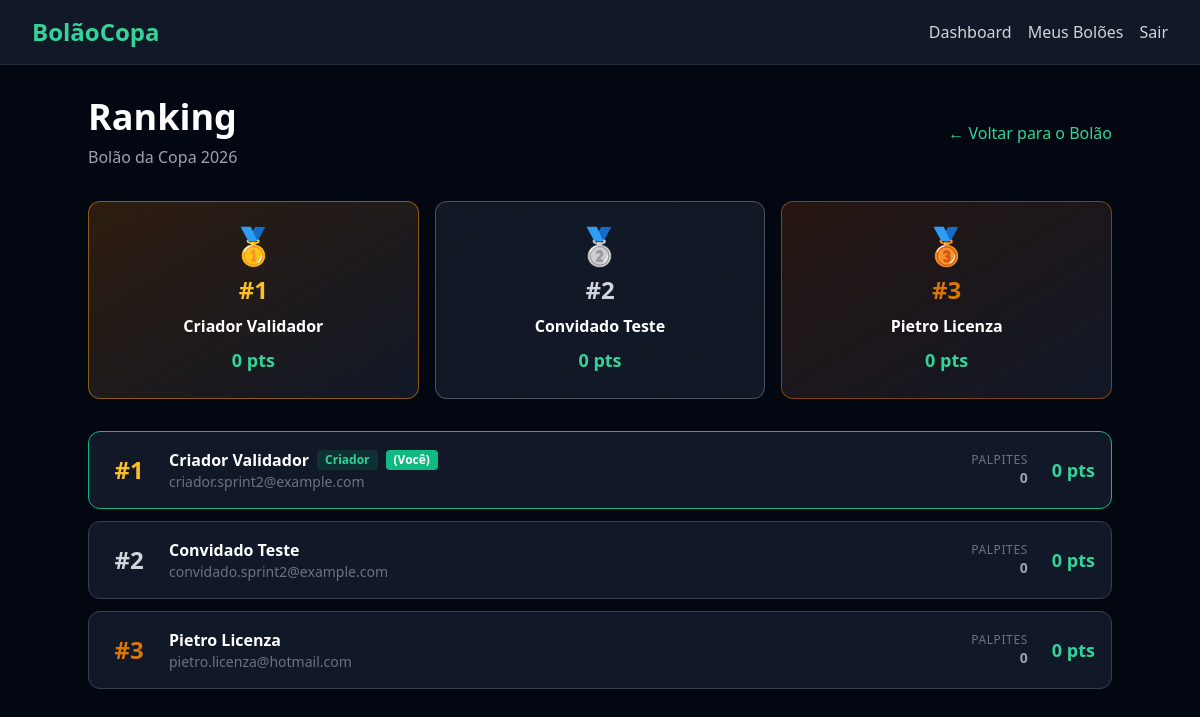
Screenshot of /pools/4/ranking/ (signed in) with the database file from the repository.
### pools/models.py (models this page shows, shortened)
class Pool(models.Model):
    name = models.CharField(max_length=100)
    description = models.TextField(blank=True)
    invite_token = models.UUIDField(default=uuid.uuid4, unique=True)
    created_by = models.ForeignKey(
        settings.AUTH_USER_MODEL,
        on_delete=models.CASCADE,
        related_name='created_pools',
    )
    created_at = models.DateTimeField(auto_now_add=True)
    updated_at = models.DateTimeField(auto_now=True)

### users/models.py (models this page shows, shortened)
class CustomUser(AbstractUser):
    email = models.EmailField(unique=True)
    created_at = models.DateTimeField(auto_now_add=True)
    updated_at = models.DateTimeField(auto_now=True)
    username = None
    USERNAME_FIELD = 'email'
    REQUIRED_FIELDS = []
    objects = CustomUserManager()

### rankings/views.py (the view)
class PoolRankingListView(LoginRequiredMixin, ListView):
    template_name = 'rankings/pool_ranking.html'
    context_object_name = 'ranking_items'
    def dispatch(self, request, *args, **kwargs):
        self.pool = get_object_or_404(Pool, pk=kwargs['pool_id'])
        if not PoolMember.objects.filter(
            pool=self.pool,
            user=request.user,
        ).exists():
            messages.error(request, 'Voce precisa ser membro deste bolao.')
            return redirect(reverse('pool_detail', kwargs={'pk': self.pool.pk}))
        return super().dispatch(request, *args, **kwargs)
    def get_queryset(self):
        members = PoolMember.objects.filter(
            pool=self.pool,
        ).select_related('user').annotate(
            total_points=Sum(
                'user__predictions__points',
                filter=Q(user__predictions__pool=self.pool),
            ),
            predictions_count=Count(
                'user__predictions',
                filter=Q(user__predictions__pool=self.pool),
            ),
        ).order_by('-total_points', 'joined_at')
        return members
    def get_context_data(self, **kwargs):
        context = super().get_context_data(**kwargs)
        items = []
        for index, m in enumerate(context['ranking_items'], start=1):
            items.append({
                'position': index,
                'name': m.user.get_full_name() or m.user.email,
                'email': m.user.email,
                'is_creator': m.user == self.pool.created_by,
                'is_current_user': m.user == self.request.user,
                'total_points': m.total_points or 0,
                'predictions_count': m.predictions_count or 0,
            })
        context['ranking_items'] = items
        context['pool'] = self.pool
        return context

### templates/rankings/pool_ranking.html (shortened to what this page needs)
{% extends 'base.html' %}
{% block content %}
<div class='max-w-5xl mx-auto'>
    <div class='flex items-center justify-between mb-8'>
        <div>
            <h1 class='text-3xl md:text-4xl font-bold text-white'>Ranking</h1>
            <p class='text-gray-400 mt-2'>{{ pool.name }}</p>
        </div>
        <a href='{% url "pool_detail" pk=pool.pk %}' class='text-emerald-400 hover:text-emerald-300 transition-colors duration-200'>
            &larr; Voltar para o Bolão
        </a>
    </div>
    {% if ranking_items %}
        {% if ranking_items|length >= 3 %}
            <div class='grid grid-cols-1 md:grid-cols-3 gap-4 mb-8'>
                {% if ranking_items.0 %}
                    <div class='bg-gradient-to-br from-amber-600/20 to-gray-900 border border-amber-500/50 rounded-xl p-6 text-center'>
                        <span class='text-4xl'>🥇</span>
                        <p class='text-amber-400 font-bold text-2xl mt-2'>#1</p>
                        <p class='text-white font-semibold mt-2'>{{ ranking_items.0.name }}</p>
                        <p class='text-emerald-400 font-bold text-lg mt-2'>{{ ranking_items.0.total_points }} pts</p>
                    </div>
                {% endif %}
                {% if ranking_items.1 %}
                    <div class='bg-gradient-to-br from-gray-700/30 to-gray-900 border border-gray-300/30 rounded-xl p-6 text-center'>
                        <span class='text-4xl'>🥈</span>
                        <p class='text-gray-300 font-bold text-2xl mt-2'>#2</p>
                        <p class='text-white font-semibold mt-2'>{{ ranking_items.1.name }}</p>
                        <p class='text-emerald-400 font-bold text-lg mt-2'>{{ ranking_items.1.total_points }} pts</p>
                    </div>
                {% endif %}
                {% if ranking_items.2 %}
                    <div class='bg-gradient-to-br from-amber-700/20 to-gray-900 border border-amber-600/50 rounded-xl p-6 text-center'>
                        <span class='text-4xl'>🥉</span>
                        <p class='text-amber-600 font-bold text-2xl mt-2'>#3</p>
                        <p class='text-white font-semibold mt-2'>{{ ranking_items.2.name }}</p>
                        <p class='text-emerald-400 font-bold text-lg mt-2'>{{ ranking_items.2.total_points }} pts</p>
                    </div>
                {% endif %}
            </div>
        {% endif %}
        <div class='space-y-3'>
            {% for item in ranking_items %}
                <div class='bg-gray-900 border {% if item.is_current_user %}border-emerald-500 bg-emerald-600/10{% else %}border-gray-700{% endif %} rounded-xl p-4 flex items-center justify-between transition-colors duration-200'>
                    <div class='flex items-center gap-4 flex-1 min-w-0'>
                        <div class='w-12 text-center shrink-0'>
                            {% if item.position == 1 %}
                                <span class='text-2xl font-bold text-amber-400'>#1</span>
                            {% elif item.position == 2 %}
                                <span class='text-2xl font-bold text-gray-300'>#2</span>
                            {% elif item.position == 3 %}
                                <span class='text-2xl font-bold text-amber-600'>#3</span>
                            {% else %}
                                <span class='text-2xl font-bold text-gray-500'>#{{ item.position }}</span>
                            {% endif %}
                        </div>
                        <div class='min-w-0 flex-1'>
                            <div class='flex items-center gap-2 flex-wrap'>
                                <p class='text-white font-semibold truncate'>{{ item.name }}</p>
                                {% if item.is_creator %}
                                    <span class='bg-emerald-600/20 text-emerald-400 text-xs font-semibold px-2 py-0.5 rounded shrink-0'>Criador</span>
                                {% endif %}
                                {% if item.is_current_user %}
                                    <span class='bg-emerald-500 text-white text-xs font-semibold px-2 py-0.5 rounded shrink-0'>(Você)</span>
                                {% endif %}
                            </div>
                            <p class='text-gray-500 text-sm truncate'>{{ item.email }}</p>
                        </div>
                    </div>
                    <div class='flex items-center gap-6 shrink-0 ml-4'>
                        <div class='text-right hidden sm:block'>
                            <p class='text-gray-500 text-xs uppercase tracking-wider'>Palpites</p>
                            <p class='text-gray-400 text-sm font-semibold'>{{ item.predictions_count }}</p>
                        </div>
                        <div class='text-right'>
                            <p class='text-emerald-400 font-bold text-lg whitespace-nowrap'>{{ item.total_points }} pts</p>
                        </div>
                    </div>
                </div>
            {% endfor %}
        </div>
    {% endif %}
</div>
{% endblock %}

### rows the page displays
Pool: name "Bolão da Copa 2026"
CustomUser: email "criador.sprint2@example.com"
CustomUser: email "convidado.sprint2@example.com"
CustomUser: email "pietro.licenza@hotmail.com"

### other values shown
{{ ranking_items.0.name }} "Criador Validador"
{{ ranking_items.0.total_points }} "0"
{{ ranking_items.1.name }} "Convidado Teste"
{{ ranking_items.1.total_points }} "0"
{{ ranking_items.2.name }} "Pietro Licenza"
{{ ranking_items.2.total_points }} "0"
{{ item.name }} "Criador Validador" "Convidado Teste" "Pietro Licenza"
{{ item.predictions_count }} "0" "0" "0"
{{ item.total_points }} "0" "0" "0"
